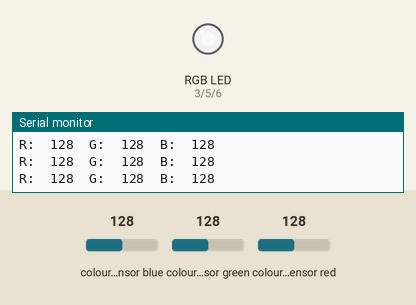
Recording of a sketch running on a simulated Arduino Uno, built with avr-gcc and run on an emulated ATmega328P. Parts: an RGB LED mixed from three pins (HIGH = lit), the last lines printed to the serial monitor. The test bench sets the inputs (shaded band); at power-on: colour sensor blue 128, colour sensor green 128, colour sensor red 128. Dim RGB values are drawn brighter than linear.

Above: at 1.2 s.
1.3 s: colour sensor blue set to 191
At 2.1 s:
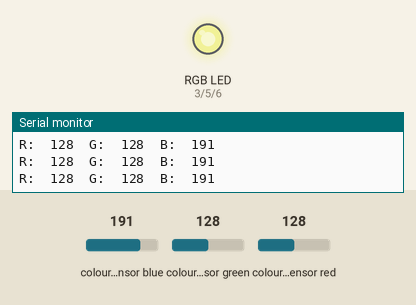
2.8 s: colour sensor green set to 191
At 3.4 s:
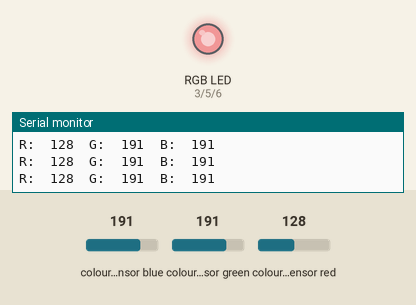
4.3 s: colour sensor red set to 191
At 4.8 s:
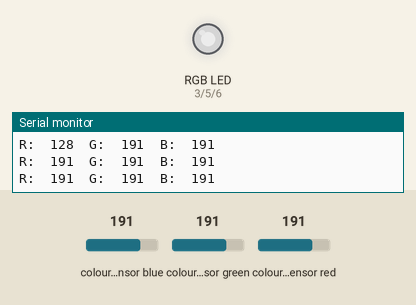
5.8 s: colour sensor blue set to 5
At 6.1 s:
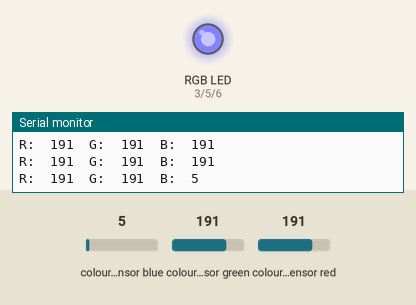
7.3 s: colour sensor green set to 5
At 8.5 s:
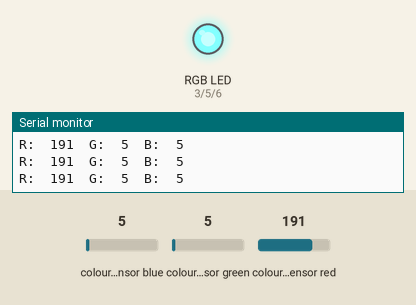
8.8 s: colour sensor red set to 250
At 10.0 s:
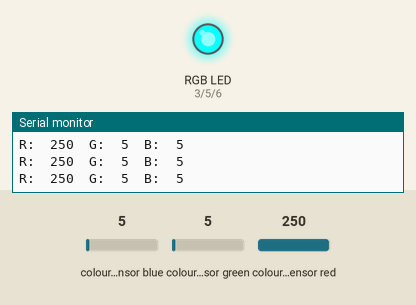
Timing chart, 0 to 11.3 s (numbered marks = the images above; inputs shaded):
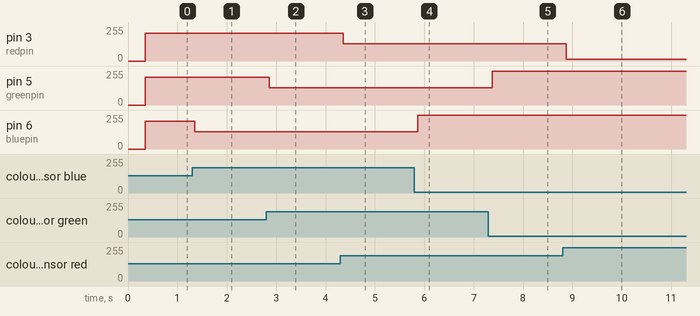

The sketch:

testI2CRGB.ino
```cpp
#include "Wire.h"
#include "Adafruit_TCS34725.h"

// Définissez l'adresse I2C du capteur
#define TCS34725_ADDRESS 0x29

// Définissez les broches pour les LED
#define redpin 3
#define greenpin 5
#define bluepin 6

// Définissez si vous utilisez une LED à cathode commune
#define commonAnode true

// Table de correction gamma
byte gammatable[256];

Adafruit_TCS34725 tcs = Adafruit_TCS34725();

void setup() {
  Serial.begin(9600);
  Serial.println("Test de vision des couleurs !");

  // Configuration des broches pour les LED
  pinMode(redpin, OUTPUT);
  pinMode(greenpin, OUTPUT);
  pinMode(bluepin, OUTPUT);

  // Initialisation du capteur avec les paramètres par défaut
  if (!tcs.begin()) {
    Serial.println("Error initializing TCS34725 sensor!");
    while (1);
  }

  // Création de la table de correction gamma
  for (int i = 0; i < 256; i++) {
    float x = i;
    x /= 255;
    x = pow(x, 2.5);
    x *= 255;

    if (commonAnode) {
      gammatable[i] = 255 - x;
    } else {
      gammatable[i] = x;
    }
  }
}

void loop() {
  float red, green, blue;

  // Lecture des valeurs RGB du capteur
  delay(200);  // Attendre 200 ms pour lire
  tcs.getRGB(&red, &green, &blue);

  // Affichage des valeurs RGB
  Serial.print("R:\t"); Serial.print(int(red));
  Serial.print("\tG:\t"); Serial.print(int(green));
  Serial.print("\tB:\t"); Serial.print(int(blue));
  Serial.print("\n");

  // Réglage des broches PWM pour les LED avec la table de correction gamma
  analogWrite(redpin, gammatable[(int)red]);
  analogWrite(greenpin, gammatable[(int)green]);
  analogWrite(bluepin, gammatable[(int)blue]);
}
```

Measured:
- after the input at 1.3 s, pin 6 (bluepin): 209/255 → 131/255 after 0.05 s
- after the input at 2.8 s, pin 5 (greenpin): 209/255 → 131/255 after 0.06 s
- after the input at 4.3 s, pin 3 (redpin): 209/255 → 131/255 after 0.06 s
- after the input at 5.8 s, pin 6 (bluepin): 131/255 → 254/255 after 0.07 s
- after the input at 7.3 s, pin 5 (greenpin): 131/255 → 254/255 after 0.07 s
- after the input at 8.8 s, pin 3 (redpin): 131/255 → 12/255 after 0.08 s
